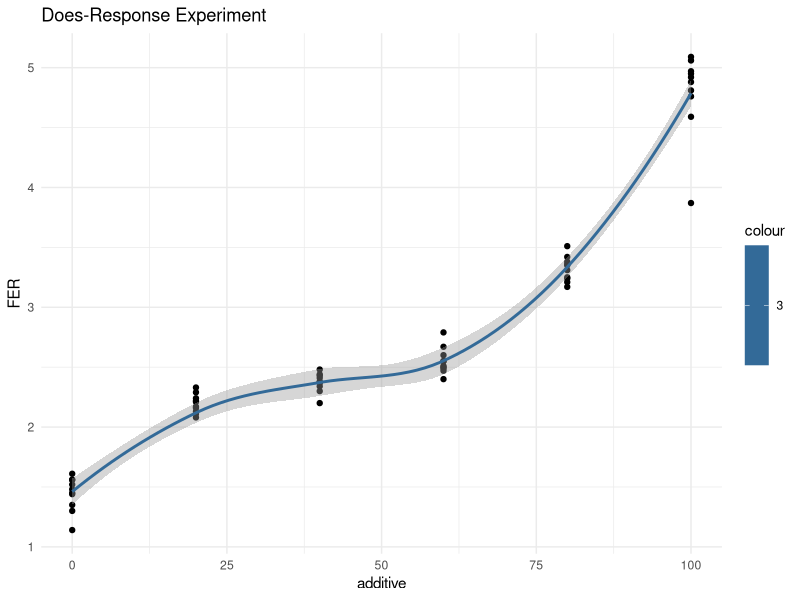
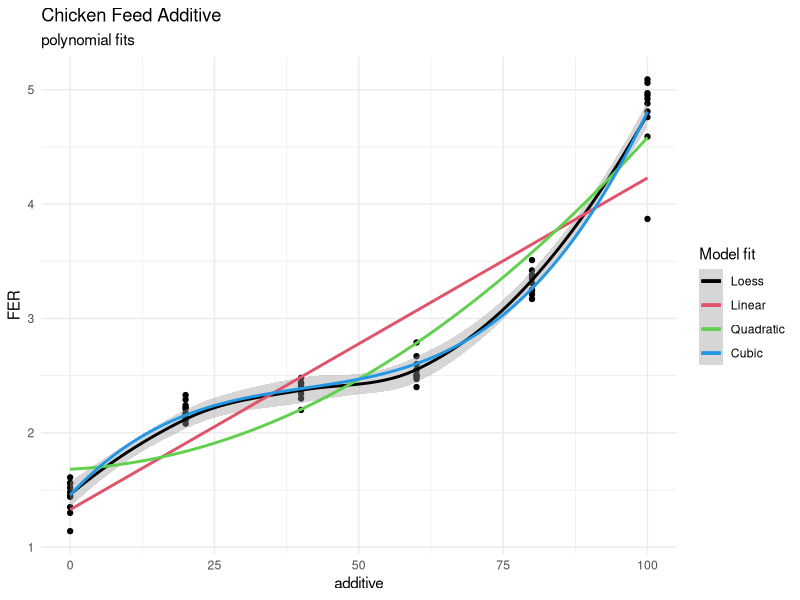
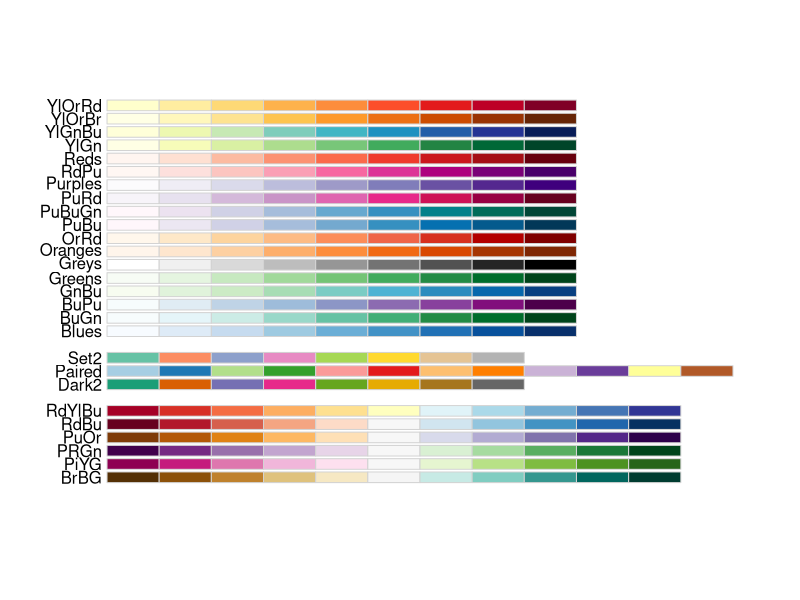
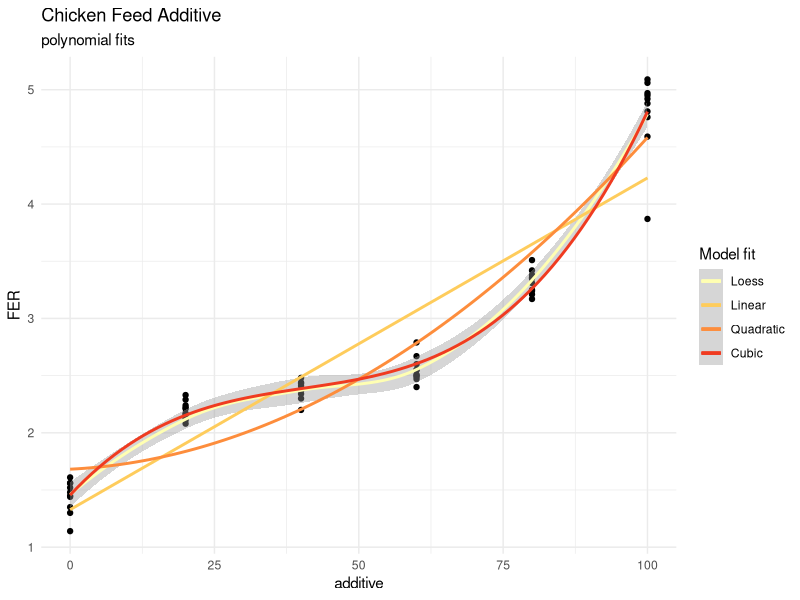

Generate these figures, in order, with R:
## ---- chunk 1
knitr::opts_chunk$set(echo = TRUE)
library(tidyverse)
## ---- chunk 2
FER.data <- read.table(header=TRUE, text="
additive	FER
0	1.30
0	1.35
0	1.44
0	1.52
0	1.56
0	1.61
0	1.48
0	1.56
0	1.45
0	1.14
20	2.17
20	2.11
20	2.08
20	2.13
20	2.22
20	2.29
20	2.33
20	2.24
20	2.16
20	2.21
40	2.30
40	2.34
40	2.20
40	2.38
40	2.48
40	2.44
40	2.37
40	2.43
40	2.37
40	2.41
60	2.47
60	2.51
60	2.79
60	2.40
60	2.55
60	2.67
60	2.50
60	2.55
60	2.60
60	2.49
80	3.31
80	3.17
80	3.24
80	3.21
80	3.35
80	3.38
80	3.42
80	3.36
80	3.25
80	3.51
100	4.92
100	3.87
100	4.81
100	4.88
100	5.06
100	5.09
100	4.97
100	4.95
100	4.59
100	4.76
")
## ---- chunk 3
ggplot(data=FER.data, aes(x=additive, y=FER)) +
  geom_point() +
  geom_smooth(method="loess", aes(color=3) ) +
  labs(title="Does-Response Experiment") +
  theme_minimal()
## ---- chunk 4
ggplot(data=FER.data, aes(x=additive, y=FER)) +
  geom_point() +
  geom_smooth(method="loess", show.legend=TRUE, aes(color="1")) +
  geom_smooth(method="lm", formula='y~x', se=FALSE, show.legend=TRUE, aes(color="2") ) +
  geom_smooth(method="lm", formula='y~poly(x,2)', se=FALSE, show.legend=TRUE, aes(color="3") ) +  
  geom_smooth(method="lm", formula='y~poly(x,3)', se=FALSE, show.legend=TRUE, aes(color="4") ) +  
  scale_color_identity(name = "Model fit",
                          breaks = c("1", "2", "3", "4"),
                          labels = c("Loess", "Linear", "Quadratic", "Cubic"),
                          guide = "legend") +
  labs(title="Chicken Feed Additive", subtitle="polynomial fits") +
  theme_minimal()
## ---- chunk 5
library("RColorBrewer")
display.brewer.all(colorblindFriendly=TRUE)
## ---- chunk 6
cbPalette <- brewer.pal(5, "YlOrRd")
ggplot(data=FER.data, aes(x=additive, y=FER)) +
  geom_point() +
  geom_smooth(method="loess", show.legend=TRUE, aes(color=cbPalette[1])) +
  geom_smooth(method="lm", formula='y~x', se=FALSE, show.legend=TRUE, aes(color=cbPalette[2]) ) +
  geom_smooth(method="lm", formula='y~poly(x,2)', se=FALSE, show.legend=TRUE, aes(color=cbPalette[3]) ) +  
  geom_smooth(method="lm", formula='y~poly(x,3)', se=FALSE, show.legend=TRUE, aes(color=cbPalette[4]) ) +  
  scale_color_identity(name = "Model fit",
                          breaks = cbPalette[1:4],
                          labels = c("Loess", "Linear", "Quadratic", "Cubic"),
                          guide = "legend") +
  labs(title="Chicken Feed Additive", subtitle="polynomial fits") +
  theme_minimal()
